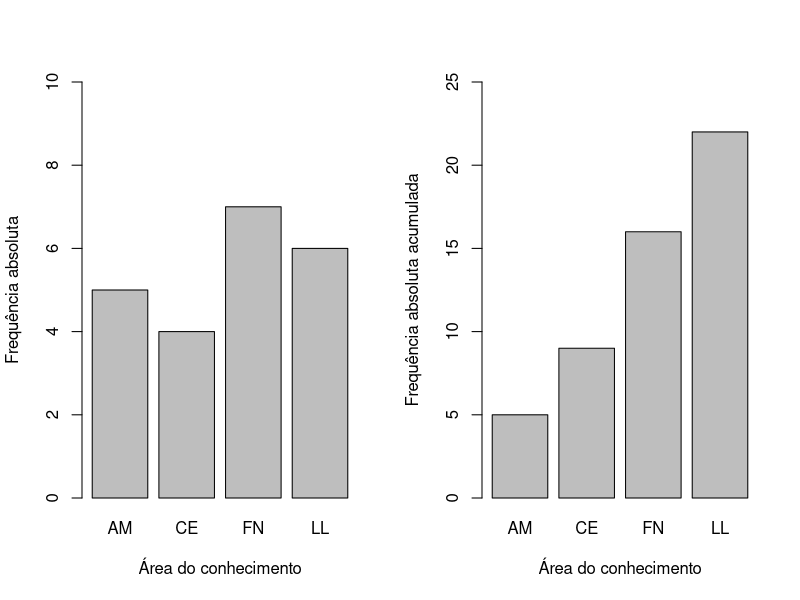
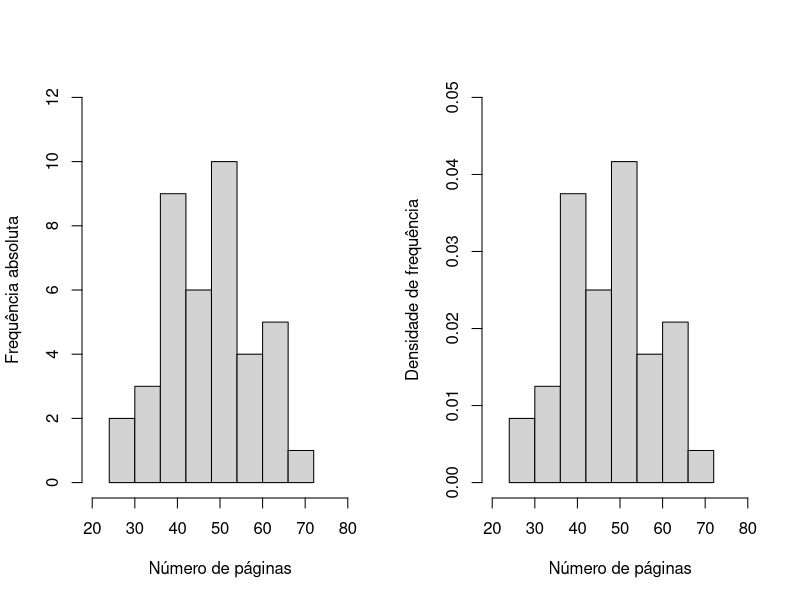

The R source for these figures, in order:
## ---- chunk 1

# População é uma coleção de indivíduos, itens ou objetos
# que possuem uma característica de interesse.
# Amostra é subconjunto da população, mas que possui uma característica
# de interesse também. Em geral, a amostra possui dimensões bem menores que o tamanho 
# da população.
# Parâmetro populacional é uma característica numérica que descreve a população.
# Estatística é uma característica numérica calculada com base na amostra.

## ---- chunk 2
resp2 <- (data.frame("Alternativa" = letters[1:8], 
                     "Resposta" = c("E","P","E","P","E","P","E",'P')))
## ---- chunk 3
(resp2)
## ---- chunk 4
resp3 <- (data.frame("Alternativa" = letters[1:6], 
                     "Resposta" = c("Conglomerado","Aleatória Simples","Sistemática",
                                    "Estratificada","Conglomerado","Estratificada")))
## ---- chunk 5
resp3
## ---- chunk 6
resp4 <- (data.frame("Alternativa" = letters[1:9], 
                     "Resposta" = c("C","D","N","D","C","C",
                                    "O","C","O")))
## ---- chunk 7
resp4
## ---- chunk 8
da5 <- data.frame("Tipo" = c("AM","LL","FN","CE","CE",
                              "LL","LL","AM","FN","FN",
                              "FN","LL","CE","FN","CE",
                              "AM","LL","FN","AM","LL",
                              "FN","AM"))

# Frequência absoluta
fa <- addmargins(table(da5))
# Frequência relativa
fr <- round(addmargins(prop.table(table(da5))), 2)
# Frequência absoluta acumulada
FA <- cumsum(round(table(da5), 2))
# Frequência relativa acumulada
FR <- cumsum(round(prop.table(table(da5)), 2))
## ---- chunk 9
# Frequência absoluta
(fa <- addmargins(table(da5)))
# Frequência absoluta acumulada
(FA <- cumsum(round(table(da5), 2)))
# Gráfico de barras para frequência absoluta
# e absoluta acumulada
par(mfrow = c(1,2))
barplot(table(da5), 
        ylim = c(0,10), 
        ylab = "Frequência absoluta", 
        xlab = "Área do conhecimento")
barplot(FA, ylim = c(0,25), 
        ylab = "Frequência absoluta acumulada", 
        xlab = "Área do conhecimento")
## ---- chunk 10
da6 <- (data.frame("Classes" = c("[0,5-1,0)", "[1,0-1,5)", "[1,5-2,0)", "[2,0-2,5)", 
                                 "[2,5-3,0)", "[3,0-3,5)", "[3,5-4,0)", "[4,0-4,5)"), 
                   "Freq" = c(1,3,22,115,263,287,99,32)))
# Frequência absoluta acumulada
Fac <- cumsum(da6$Freq)
# Frequência relativa
fr <- round(da6$Freq / sum(da6$Freq), 3)
# Frequência relativa acumulada
Frac <- round(cumsum(fr), 3)

da6 <- cbind(da6, Fac, fr, Frac)
## ---- chunk 11
# (a)
da6

# (b)
# Entre 3,0 e 3,5 minutos.

# (c)
# 49,2 %

# (d)
# 26 pessoas

# (e)
# 3,9%

# (f)
# 0,1%
## ---- chunk 12
da7 <- c(46,46,53,30,62,50,69,49,58,65,
         62,52,44,38,33,60,50,39,53,50,
         64,53,45,38,31,41,56,54,38,42,
         31,38,66,29,41,55,43,50,40,45)

AMP <- max(da7) - min(da7)
k <- sqrt(length(da7))
h <- AMP / k
classes <- cut(x = da7, 
               breaks = seq(24, 72, by = 6), 
               include.lowest = TRUE, 
               right = FALSE)

# Frequência absoluta
fa <- table(classes)
# Frequência absoluta acumulada
Fac <- cumsum(table(classes))
# Frequência relativa
fr <- prop.table(fa)
# Frequência relativa acumulada
Frac <- cumsum(fr)
# Densidade
dens <- round(fr / round(h, 0), 3)
# Tabela
da71 <- data.frame(fa, 
                  Fac, 
                  fr, 
                  Frac, 
                  dens)
da71 <- da71[,c(2,3,5,6,8)]
colnames(da71) <- c("Freq.", "Freq. ac.", "Freq. rel.", "Freq. rel. ac.", "Dens.")
## ---- chunk 13
da71

par(mfrow = c(1,2))
hist(da7, breaks = seq(24,72,6), 
     ylim = c(0,12), xlim = c(20,80), 
     xlab = "Número de páginas", 
     ylab = "Frequência absoluta", 
     main = "")
hist(da7, breaks = seq(24,72,6), probability = T, 
     ylim = c(0,0.05), xlim = c(20,80), 
     xlab = "Número de páginas", 
     ylab = "Densidade de frequência", 
     main = "")
## ---- chunk 14

# O gráfico de barras é uma representação gráfica de uma tabela de frequência
# para dados qualitativos.
# O histograma é uma representação gráfica de uma tabela de frequência para
# dados quantitativos, com intervalos de classes determinados.
# O histograma deve ter as barras unidas para representar uma área. 

